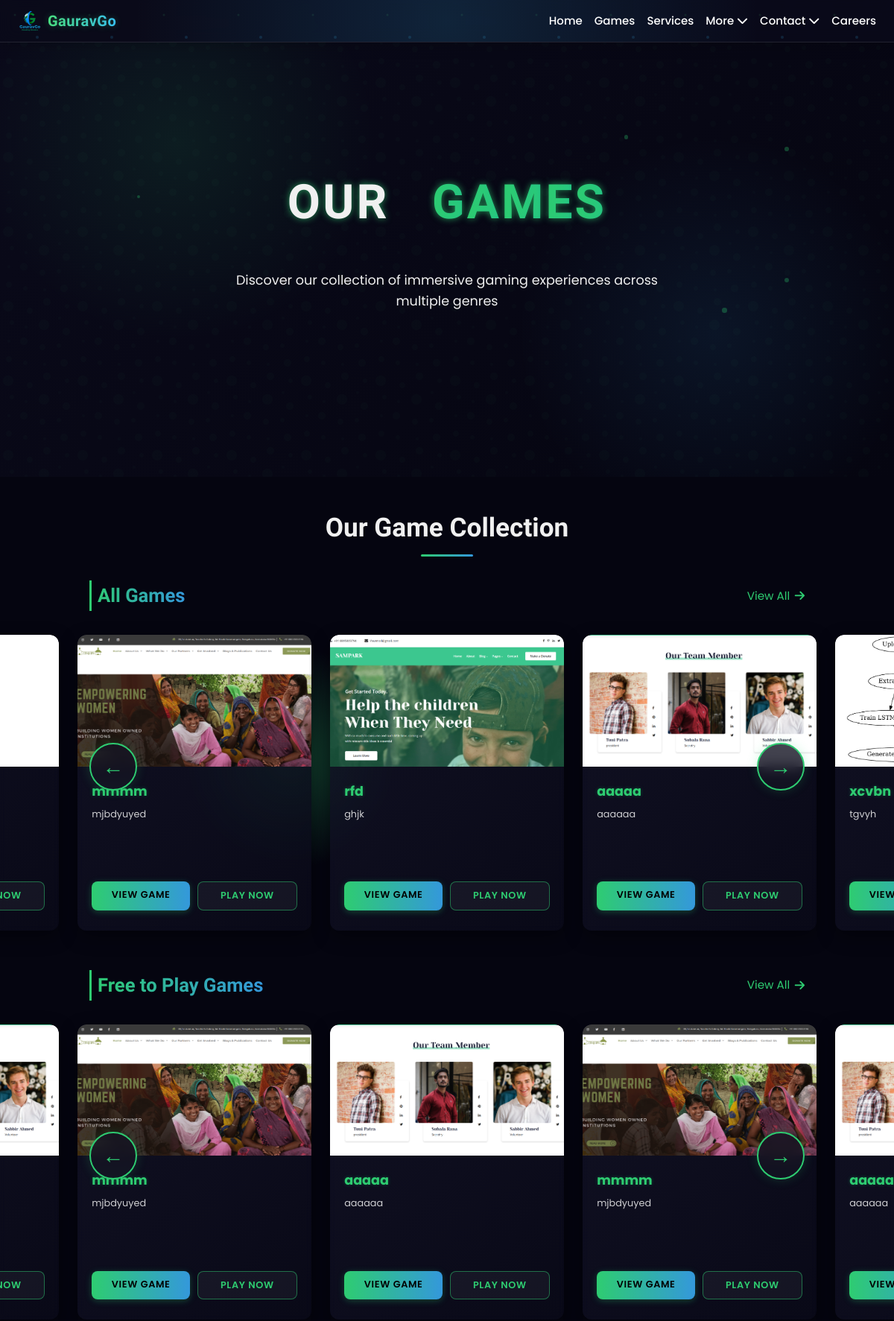
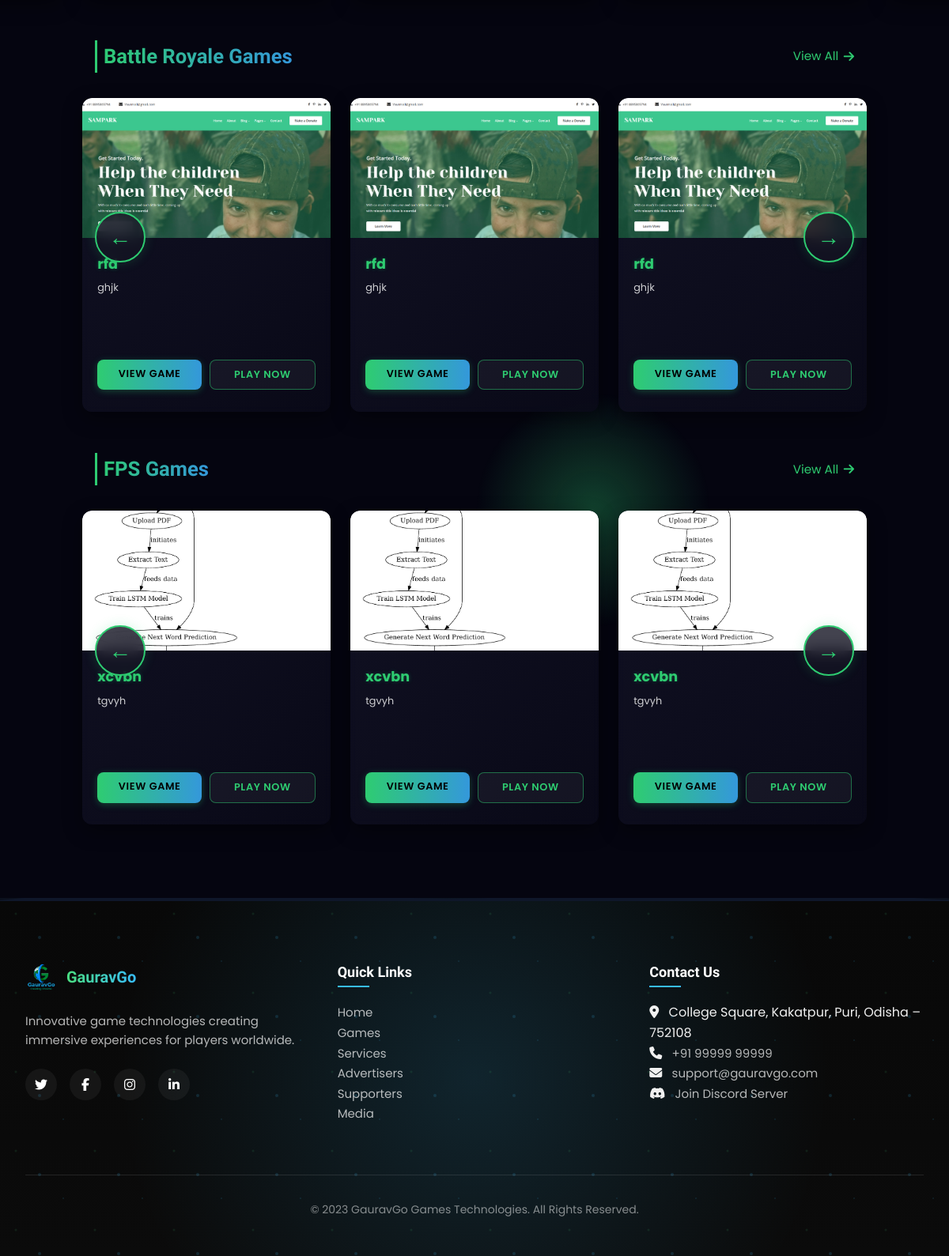
The app's page /games, older data (2 pictures, top to bottom).
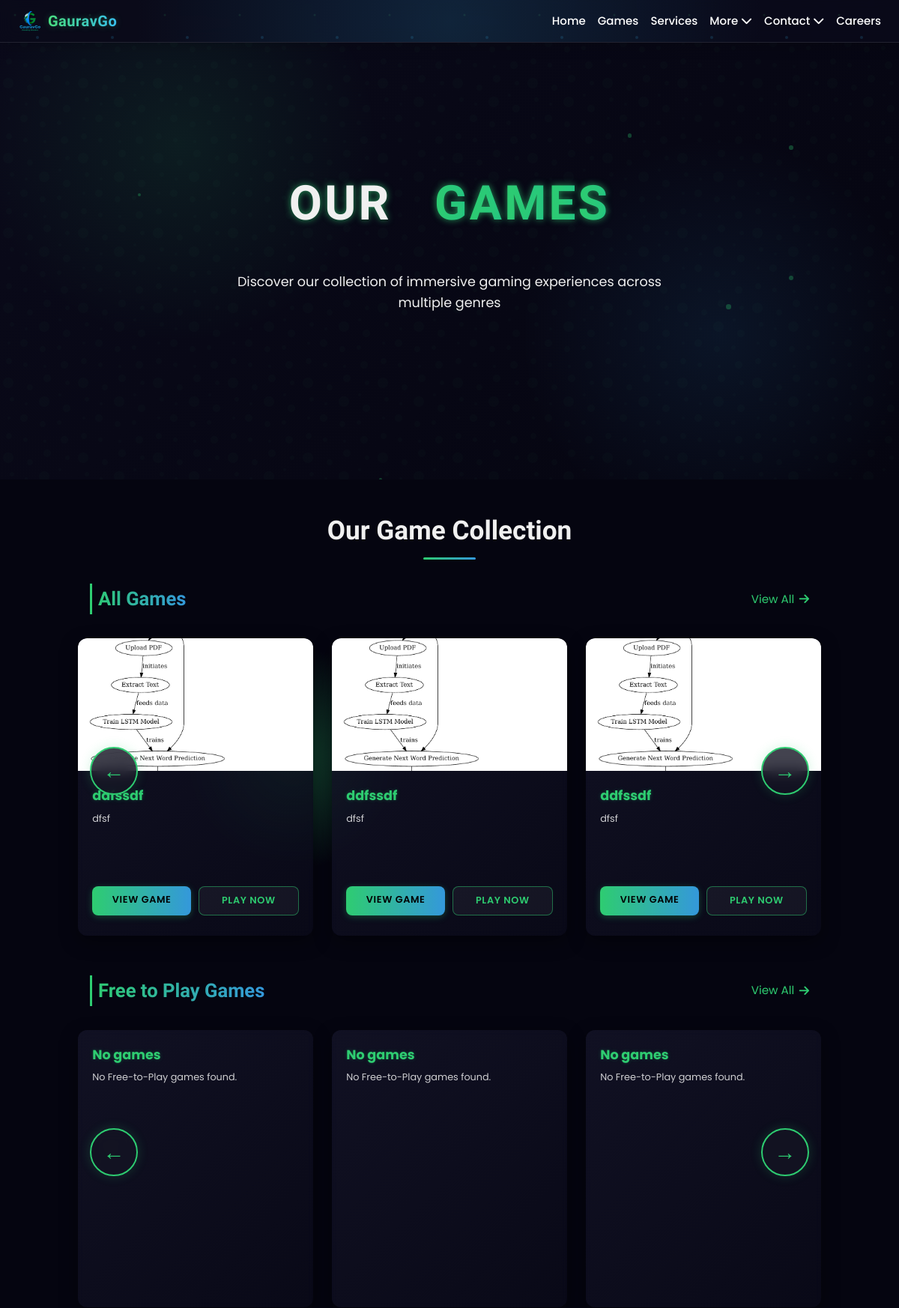
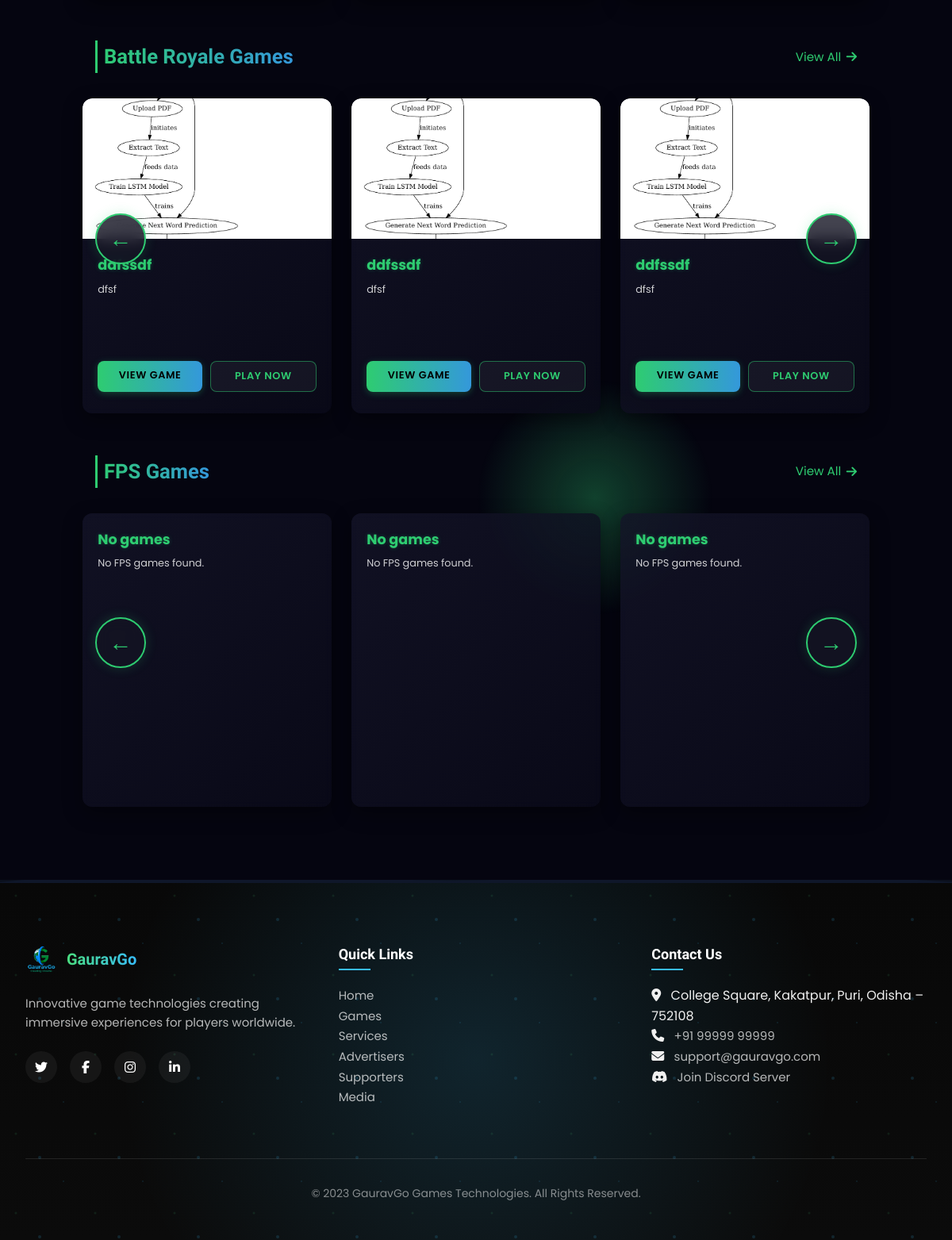
The same page, newer data (2 pictures, top to bottom).
### gauravgowebsite/models.py (models this page shows, shortened)
class Games(models.Model):
    title = models.CharField(max_length=200, null=True)
    description = models.CharField(max_length=5000, null=True)
    logo = models.ImageField(upload_to='logos/', null=True, blank=True)
    image = models.ImageField(upload_to='images/', null=True, blank=True)
    GAME_TYPE_CHOICES = [
        ('ftp', 'Free to Play Games'),
        ('br', 'Battle Royale Games'),
        ('fps', 'FPS Games'),
        ('rpg', 'RPG Games'),
        ('sim', 'Simulation Games'),
        ('other', 'Other'),
    ]
    game_type = models.CharField(max_length=20, choices=GAME_TYPE_CHOICES, default='other')
    creationdate = models.DateTimeField(auto_now_add=True)
    background_image = models.ImageField(upload_to='backgrounds/', null=True, blank=True)
    additional_description = models.TextField(null=True, blank=True)
    file_upload = models.FileField(upload_to='game_files/', null=True, blank=True)
    release_date = models.DateField(null=True, blank=True)
    publisher = models.CharField(max_length=200, default='GauravGo Games')
    rating = models.DecimalField(max_digits=3, decimal_places=1, default=5.0)
    file_size = models.CharField(max_length=50, default='31mb')
    platforms = models.CharField(max_length=200, default='Web, Android, iOS')
    youtube_link = models.URLField(null=True, blank=True)

### gauravgowebsite/views.py (the view)
# urls.py: path('games', games, name="games"),
def games(request):
    gtype = request.GET.get('type')
    if gtype:
        games_qs = Games.objects.filter(game_type=gtype).order_by('-creationdate')
    else:
        games_qs = Games.objects.all().order_by('-creationdate')
    ftp_games = Games.objects.filter(game_type='ftp').order_by('-creationdate')
    br_games = Games.objects.filter(game_type='br').order_by('-creationdate')
    fps_games = Games.objects.filter(game_type='fps').order_by('-creationdate')
    rpg_games = Games.objects.filter(game_type='rpg').order_by('-creationdate')
    sim_games = Games.objects.filter(game_type='sim').order_by('-creationdate')
    context = {
        'games': games_qs,
        'selected_type': gtype,
        'ftp_games': ftp_games,
        'br_games': br_games,
        'fps_games': fps_games,
        'rpg_games': rpg_games,
        'sim_games': sim_games,
    }
    return render(request, 'games.html', context)

### gauravgowebsite/templates/games.html (shortened to what the changed rows need)
{% load static %}
<!DOCTYPE html>
<html lang="en" class="scroll-smooth">
<head>
    <link href="https://cdn.jsdelivr.net/npm/tailwindcss@2.2.19/dist/tailwind.min.css" rel="stylesheet">
    <link rel="stylesheet" href="https://unpkg.com/swiper@8/swiper-bundle.min.css">
    <link href="https://unpkg.com/aos@2.3.4/dist/aos.css" rel="stylesheet">
    <link rel="stylesheet" href="https://cdnjs.cloudflare.com/ajax/libs/font-awesome/6.4.0/css/all.min.css">
</head>
<body>
    {% include "header.html" %}
    <section class="hero-section">
        <div class="hero-particles" id="particles"></div>
        <div class="text-center">
            <h1 class="hero-title orbitron">
                <span style="--i: 1">O</span><span style="--i: 2">u</span><span style="--i: 3">r</span>
                <span style="--i: 4">&nbsp;</span>
                <span style="--i: 5" class="gradient-text glow">G</span><span style="--i: 6"
                    class="gradient-text glow">a</span><span style="--i: 7" class="gradient-text glow">m</span><span
                    style="--i: 8" class="gradient-text glow">e</span><span style="--i: 9"
                    class="gradient-text glow">s</span>
            </h1>
            <p class="hero-subtitle">Discover our collection of immersive gaming experiences across multiple genres</p>
        </div>
    </section>
    <section id="projects">
        <div class="container mx-auto px-4">
            <h2 class="section-title orbitron">Our Game Collection</h2>
            <div class="slider-section">
                <div id="all-games-slider" class="swiper-container">
                    <div class="swiper-wrapper">
                        {% for game in games %}
                        <div class="swiper-slide game-card">
                            {% if game.logo %}
                                <img src="{{ game.logo.url }}" alt="{{ game.title }} logo">
                            {% else %}
                                <img src="{% static 'img/placeholder-100.png' %}" alt="No logo">
                            {% endif %}
                            <div class="game-card-content">
                                <h3>{{ game.title }}</h3>
                                <p>{{ game.description|truncatechars:120 }}</p>
                                <div class="game-buttons">
                                    <a href="{% url 'game_detail' game.id %}" class="game-btn view-btn" tabindex="0" style="position:relative;z-index:2;">View Game</a>
                                    <a href="#" class="game-btn play-btn" tabindex="0" style="position:relative;z-index:2;">Play Now</a>
                                </div>
                            </div>
                        </div>
                        {% endfor %}
                    </div>
                </div>
            </div>
            <div class="slider-section">
                <div id="f2p-games-slider" class="swiper-container">
                    <div class="swiper-wrapper">
                        {% for g in ftp_games %}
                        <div class="swiper-slide game-card">
                            {% if g.logo %}
                                <img src="{{ g.logo.url }}" alt="{{ g.title }}">
                            {% else %}
                                <img src="{% static 'img/placeholder-100.png' %}" alt="No logo">
                            {% endif %}
                            <div class="game-card-content">
                                <h3>{{ g.title }}</h3>
                                <p>{{ g.description|truncatechars:120 }}</p>
                                <div class="game-buttons">
                                    <a href="{% url 'game_detail' g.id %}" class="game-btn view-btn" tabindex="0" style="position:relative;z-index:2;">View Game</a>
                                    <a href="#" class="game-btn play-btn" tabindex="0" style="position:relative;z-index:2;">Play Now</a>
                                </div>
                            </div>
                        </div>
                        {% empty %}
                        <div class="swiper-slide game-card"><div class="game-card-content"><h3>No games</h3><p>No Free-to-Play games found.</p></div></div>
                        {% endfor %}
                    </div>
                </div>
            </div>
            <div class="slider-section">
                <div id="battle-royale-games-slider" class="swiper-container">
                    <div class="swiper-wrapper">
                        {% for g in br_games %}
                        <div class="swiper-slide game-card">
                            {% if g.logo %}
                                <img src="{{ g.logo.url }}" alt="{{ g.title }}">
                            {% else %}
                                <img src="{% static 'img/placeholder-100.png' %}" alt="No logo">
                            {% endif %}
                            <div class="game-card-content">
                                <h3>{{ g.title }}</h3>
                                <p>{{ g.description|truncatechars:120 }}</p>
                                <div class="game-buttons">
                                    <a href="{% url 'game_detail' g.id %}" class="game-btn view-btn" tabindex="0" style="position:relative;z-index:2;">View Game</a>
                                    <a href="#" class="game-btn play-btn" tabindex="0" style="position:relative;z-index:2;">Play Now</a>
                                </div>
                            </div>
                        </div>
                        {% empty %}
                        <div class="swiper-slide game-card"><div class="game-card-content"><h3>No games</h3><p>No Battle Royale games found.</p></div></div>
                        {% endfor %}
                    </div>
                </div>
            </div>
            <div class="slider-section">
                <div id="fps-games-slider" class="swiper-container">
                    <div class="swiper-wrapper">
                        {% for g in fps_games %}
                        <div class="swiper-slide game-card">
                            {% if g.logo %}
                                <img src="{{ g.logo.url }}" alt="{{ g.title }}">
                            {% else %}
                                <img src="{% static 'img/placeholder-100.png' %}" alt="No logo">
                            {% endif %}
                            <div class="game-card-content">
                                <h3>{{ g.title }}</h3>
                                <p>{{ g.description|truncatechars:120 }}</p>
                                <div class="game-buttons">
                                    <a href="{% url 'game_detail' g.id %}" class="game-btn view-btn" tabindex="0" style="position:relative;z-index:2;">View Game</a>
                                    <a href="#" class="game-btn play-btn" tabindex="0" style="position:relative;z-index:2;">Play Now</a>
                                </div>
                            </div>
                        </div>
                        {% empty %}
                        <div class="swiper-slide game-card"><div class="game-card-content"><h3>No games</h3><p>No FPS games found.</p></div></div>
                        {% endfor %}
                    </div>
                </div>
            </div>
        </div>
    </section>
    {% include "footer.html" %}
</body>
</html>

Row changes from the older to the newer data that the page shows:
removed Games: logo (picture), title "mmmm", description "mjbdyuyed"
removed Games: logo (picture), title "rfd", description "ghjk"
removed Games: logo (picture), title "aaaaa", description "aaaaaa"
removed Games: logo (picture), title "xcvbn", description "tgvyh"
added Games: logo (picture), title "ddfssdf", description "dfsf"
Text that changed along with them:
text now shown: "No games No Free-to-Play games found. No games No FPS games found."
